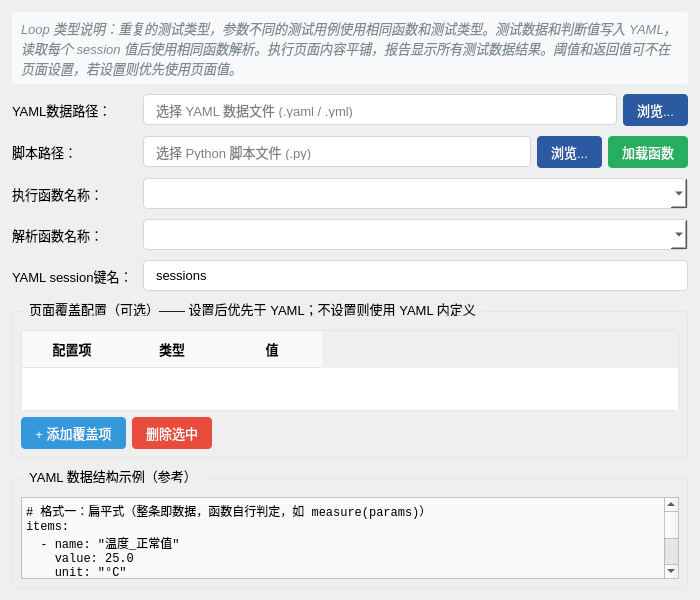
<?xml version="1.0" encoding="UTF-8"?>
<ui version="4.0">
 <class>CaseLoopForm</class>
 <widget class="QWidget" name="CaseLoopForm">
  <property name="geometry">
   <rect>
    <x>0</x>
    <y>0</y>
    <width>700</width>
    <height>600</height>
   </rect>
  </property>
  <property name="windowTitle">
   <string>Loop 用例配置</string>
  </property>
  <property name="styleSheet">
   <string notr="true">QWidget {
    font-family: "Microsoft YaHei", "Segoe UI", sans-serif;
    font-size: 13px;
}
QLabel#hintLabel {
    color: #7f8c8d;
    font-style: italic;
    padding: 6px;
    background-color: #f8f9fa;
    border-radius: 4px;
}
QGroupBox {
    border: 1px solid #e1e4e8;
    border-radius: 4px;
    margin-top: 10px;
    padding-top: 10px;
}
QGroupBox::title {
    subcontrol-origin: margin;
    left: 10px;
    padding: 0 5px;
    font-weight: bold;
}
QLineEdit, QComboBox {
    padding: 6px 10px;
    border: 1px solid #d0d7de;
    border-radius: 4px;
    background-color: white;
}
QLineEdit:focus, QComboBox:focus {
    border: 1px solid #2c5aa0;
}
QPushButton {
    border: none;
    border-radius: 4px;
    padding: 6px 14px;
    background-color: #2c5aa0;
    color: white;
}
QPushButton:hover { background-color: #3a6bb8; }
QPushButton#btn_loadFunc { background-color: #27ae60; }
QPushButton#btn_loadFunc:hover { background-color: #2ecc71; }
QPushButton#btn_add { background-color: #3498db; }
QPushButton#btn_add:hover { background-color: #5dade2; }
QPushButton#btn_del { background-color: #e74c3c; }
QPushButton#btn_del:hover { background-color: #ec7063; }
QTableWidget {
    border: 1px solid #e1e4e8;
    border-radius: 4px;
    gridline-color: #e1e4e8;
}
QHeaderView::section {
    background-color: #f8f9fa;
    padding: 6px;
    border: none;
    border-bottom: 1px solid #e1e4e8;
    font-weight: bold;
}</string>
  </property>
  <layout class="QVBoxLayout" name="mainLayout">
   <property name="leftMargin">
    <number>12</number>
   </property>
   <property name="topMargin">
    <number>12</number>
   </property>
   <property name="rightMargin">
    <number>12</number>
   </property>
   <property name="bottomMargin">
    <number>12</number>
   </property>
   <property name="spacing">
    <number>10</number>
   </property>
   <item>
    <widget class="QLabel" name="hintLabel">
     <property name="text">
      <string>Loop 类型说明：重复的测试类型，参数不同的测试用例使用相同函数和测试类型。测试数据和判断值写入 YAML，读取每个 session 值后使用相同函数解析。执行页面内容平铺，报告显示所有测试数据结果。阈值和返回值可不在页面设置，若设置则优先使用页面值。</string>
     </property>
     <property name="wordWrap">
      <bool>true</bool>
     </property>
    </widget>
   </item>
   <!-- 基础配置 -->
   <item>
    <layout class="QFormLayout" name="baseFormLayout">
     <property name="horizontalSpacing">
      <number>10</number>
     </property>
     <property name="verticalSpacing">
      <number>10</number>
     </property>
     <item row="0" column="0">
      <widget class="QLabel" name="label_yaml">
       <property name="text">
        <string>YAML数据路径：</string>
       </property>
      </widget>
     </item>
     <item row="0" column="1">
      <layout class="QHBoxLayout" name="yamlLayout">
       <property name="spacing">
        <number>6</number>
       </property>
       <item>
        <widget class="QLineEdit" name="lineEdit_yaml">
         <property name="placeholderText">
          <string>选择 YAML 数据文件 (.yaml / .yml)</string>
         </property>
        </widget>
       </item>
       <item>
        <widget class="QPushButton" name="btn_browseYaml">
         <property name="text">
          <string>浏览...</string>
         </property>
        </widget>
       </item>
      </layout>
     </item>
     <item row="1" column="0">
      <widget class="QLabel" name="label_script">
       <property name="text">
        <string>脚本路径：</string>
       </property>
      </widget>
     </item>
     <item row="1" column="1">
      <layout class="QHBoxLayout" name="scriptLayout">
       <property name="spacing">
        <number>6</number>
       </property>
       <item>
        <widget class="QLineEdit" name="lineEdit_script">
         <property name="placeholderText">
          <string>选择 Python 脚本文件 (.py)</string>
         </property>
        </widget>
       </item>
       <item>
        <widget class="QPushButton" name="btn_browseScript">
         <property name="text">
          <string>浏览...</string>
         </property>
        </widget>
       </item>
       <item>
        <widget class="QPushButton" name="btn_loadFunc">
         <property name="text">
          <string>加载函数</string>
         </property>
        </widget>
       </item>
      </layout>
     </item>
     <item row="2" column="0">
      <widget class="QLabel" name="label_func">
       <property name="text">
        <string>执行函数名称：</string>
       </property>
      </widget>
     </item>
     <item row="2" column="1">
      <widget class="QComboBox" name="comboBox_func">
       <property name="editable">
        <bool>true</bool>
       </property>
       <property name="placeholderText">
        <string>选择脚本后自动列出函数名称</string>
       </property>
      </widget>
     </item>
     <item row="3" column="0">
      <widget class="QLabel" name="label_parser">
       <property name="text">
        <string>解析函数名称：</string>
       </property>
      </widget>
     </item>
     <item row="3" column="1">
      <widget class="QComboBox" name="comboBox_parser">
       <property name="editable">
        <bool>true</bool>
       </property>
       <property name="placeholderText">
        <string>读取每个 session 后用于解析的相同函数名</string>
       </property>
      </widget>
     </item>
     <item row="4" column="0">
      <widget class="QLabel" name="label_sessionKey">
       <property name="text">
        <string>YAML session键名：</string>
       </property>
      </widget>
     </item>
     <item row="4" column="1">
      <widget class="QLineEdit" name="lineEdit_sessionKey">
       <property name="text">
        <string>sessions</string>
       </property>
       <property name="placeholderText">
        <string>YAML 中存放测试数据组的键名，默认 sessions</string>
       </property>
      </widget>
     </item>
    </layout>
   </item>
   <!-- 页面覆盖配置（可选） -->
   <item>
    <widget class="QGroupBox" name="groupBox_override">
     <property name="title">
      <string>页面覆盖配置（可选）—— 设置后优先于 YAML；不设置则使用 YAML 内定义</string>
     </property>
     <layout class="QVBoxLayout" name="overrideLayout">
      <property name="leftMargin">
       <number>8</number>
      </property>
      <property name="topMargin">
       <number>8</number>
      </property>
      <property name="rightMargin">
       <number>8</number>
      </property>
      <property name="bottomMargin">
       <number>8</number>
      </property>
      <property name="spacing">
       <number>6</number>
      </property>
      <item>
       <widget class="QTableWidget" name="tableWidget_override">
        <property name="columnCount">
         <number>3</number>
        </property>
        <property name="rowCount">
         <number>0</number>
        </property>
        <property name="alternatingRowColors">
         <bool>true</bool>
        </property>
        <column>
         <property name="text">
          <string>配置项</string>
         </property>
         <property name="width">
          <number>180</number>
         </property>
        </column>
        <column>
         <property name="text">
          <string>类型</string>
         </property>
         <property name="width">
          <number>100</number>
         </property>
        </column>
        <column>
         <property name="text">
          <string>值</string>
         </property>
         <property name="width">
          <number>250</number>
         </property>
        </column>
       </widget>
      </item>
      <item>
       <layout class="QHBoxLayout" name="overrideBtnLayout">
        <item>
         <widget class="QPushButton" name="btn_add">
          <property name="text">
           <string>+ 添加覆盖项</string>
          </property>
         </widget>
        </item>
        <item>
         <widget class="QPushButton" name="btn_del">
          <property name="text">
           <string>删除选中</string>
          </property>
         </widget>
        </item>
        <item>
         <spacer name="hSpacer_override">
          <property name="orientation">
           <enum>Qt::Horizontal</enum>
          </property>
          <property name="sizeHint" stdset="0">
           <size>
            <width>40</width>
            <height>20</height>
           </size>
          </property>
         </spacer>
        </item>
       </layout>
      </item>
     </layout>
    </widget>
   </item>
   <!-- YAML 结构预览 -->
   <item>
    <widget class="QGroupBox" name="groupBox_preview">
     <property name="title">
      <string>YAML 数据结构示例（参考）</string>
     </property>
     <layout class="QVBoxLayout" name="previewLayout">
      <property name="leftMargin">
       <number>8</number>
      </property>
      <property name="topMargin">
       <number>8</number>
      </property>
      <property name="rightMargin">
       <number>8</number>
      </property>
      <property name="bottomMargin">
       <number>8</number>
      </property>
      <item>
       <widget class="QTextEdit" name="textEdit_preview">
        <property name="readOnly">
         <bool>true</bool>
        </property>
        <property name="minimumSize">
         <size>
          <width>0</width>
          <height>80</height>
         </size>
        </property>
        <property name="styleSheet">
         <string notr="true">background-color: #f8f9fa; font-family: Consolas, monospace; font-size: 12px;</string>
        </property>
        <property name="plainText">
         <string># 格式一：扁平式（整条即数据，函数自行判定，如 measure(params)）
items:
  - name: "温度_正常值"
    value: 25.0
    unit: "°C"
    min_val: 20.0
    max_val: 30.0

# 格式二：包装式（input 入参 + expected 期望值逐项判定）
sessions:
  - name: "测试点1"
    input: {voltage: 12.0, current: 1.5}
    expected: {result: "pass", max_temp: 60}
  - name: "测试点2"
    input: {voltage: 14.0, current: 2.0}
    expected: {result: "pass", max_temp: 70}</string>
        </property>
       </widget>
      </item>
     </layout>
    </widget>
   </item>
  </layout>
 </widget>
 <resources/>
 <connections/>
</ui>
